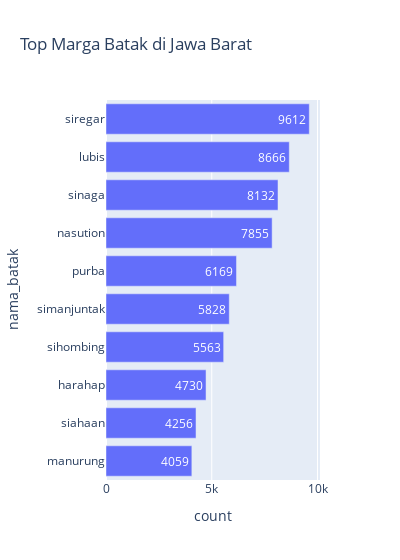

The code cell stored with this chart in its notebook:
### Code cell
fig = px.bar(top_marga.sort_values('count'), y='nama_batak', x='count',text_auto=True, width=400, title='Top Marga Batak di Jawa Barat')
fig.show()

### Figure 1 — Plotly figure (JSON) as saved in the notebook; plotly's stock layout.template omitted (floating-point values rounded to 4 significant figures)
{"data": [{"alignmentgroup": "True", "hovertemplate": "count=%{x}<br>nama_batak=%{y}<extra></extra>", "legendgroup": "", "marker": {"color": "#636efa", "pattern": {"shape": ""}}, "name": "", "offsetgroup": "", "orientation": "h", "showlegend": false, "textposition": "auto", "texttemplate": "%{x}", "type": "bar", "x": [4059, 4256, 4730, 5563, 5828, 6169, 7855, 8132, 8666, 9612], "xaxis": "x", "y": ["manurung", "siahaan", "harahap", "sihombing", "simanjuntak", "purba", "nasution", "sinaga", "lubis", "siregar"], "yaxis": "y"}], "layout": {"barmode": "relative", "legend": {"tracegroupgap": 0}, "title": {"text": "Top Marga Batak di Jawa Barat"}, "width": 400, "xaxis": {"anchor": "y", "domain": [0, 1], "title": {"text": "count"}}, "yaxis": {"anchor": "x", "domain": [0, 1], "title": {"text": "nama_batak"}}}}
